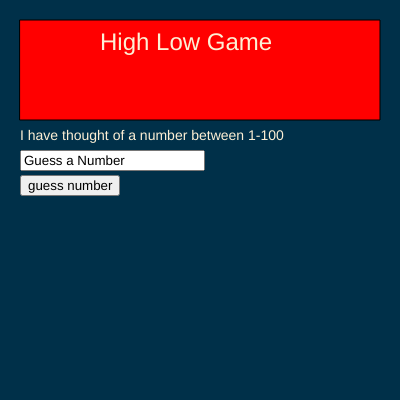
Frame 1 (no input)
Frame 60 (no input): identical to frame 1, image omitted
Frame 120 (the mouse pressed at the canvas centre since frame 60): identical to frame 1, image omitted

The p5.js sketch that drew this single still picture (run headless with seeded random() and noise() and a simulated clock; from frame 60 on, the mouse is pressed at the canvas centre):

// p5.js sketch
// ── sketch.js
// Global Variables
let  myInput;
let myButton;
let randomNumber;

//------- below are setup and draw functions----------------
//------- They ALWAYS have to be there --------------------
function setup() {
  createCanvas(400, 400);
  myInput = createInput("Guess a Number");
  myInput.position(20,150)
  myButton = createButton('guess number');
  myButton.position(20, 175)
  myButton.mousePressed(submitGuess)
  randomNumber = Math.ceil(Math.random()*100);
  console.log(randomNumber)
}
function draw() {
  background("#003049");
  //cursor(ARROW)
  fill("red");
  rect(20,20,360,100);
  fill("#FDF0D5");
  textSize(24);
  text("High Low Game",100,50);
  textSize(14);
  text("I have thought of a number between 1-100",20,140);
}
//--------------- The Functions below are ones that I made------
function submitGuess(){
  //Go and get what is inside the input box, and save it into
  //a variable called their guess.
  let theirGuess = myInput.value();
  //console.log is a nice way to 'see under the hood'
  if(theirGuess > randomNumber){
    //true block of the if block
    console.log("Too High")
  }else if(theirGuess < randomNumber){
    console.log("Too Low")
  }else{
    console.log("You got it")
  }
  
}
